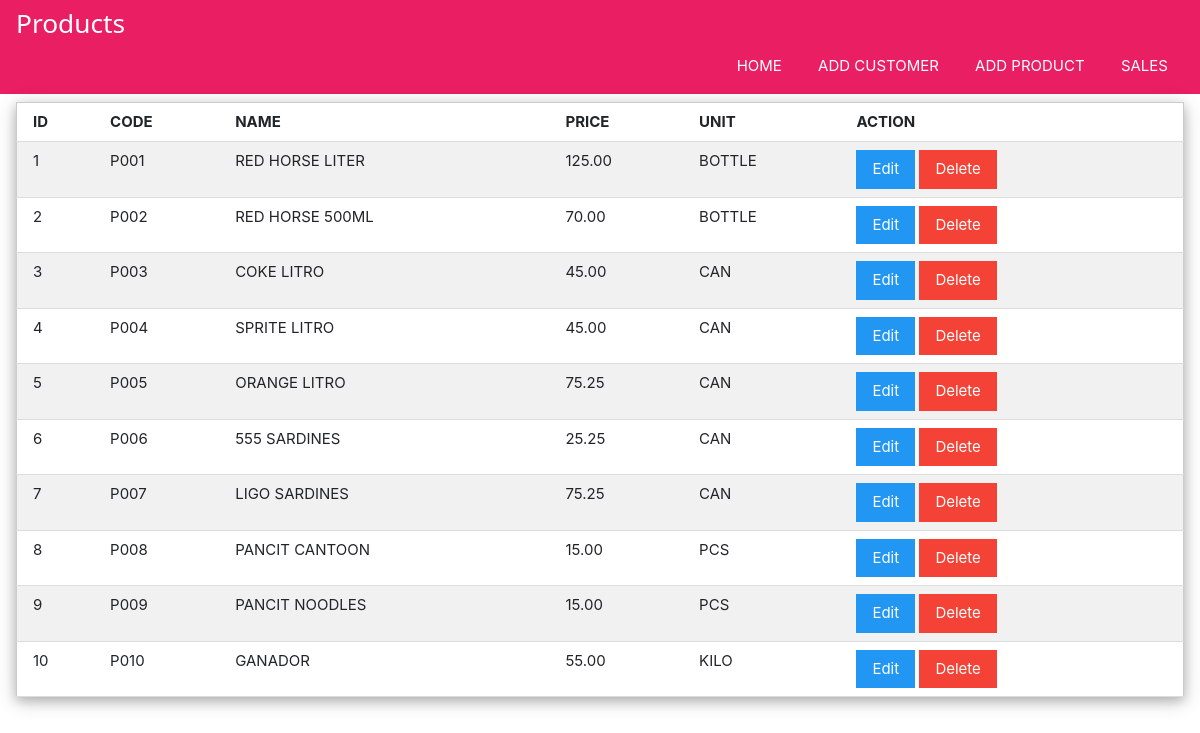
The page / on the database its author committed.
### tables this page shows
CREATE TABLE IF NOT EXISTS products (
    product_id INT AUTO_INCREMENT PRIMARY KEY,
    product_code VARCHAR(50) NOT NULL,
    product_name VARCHAR(100) NOT NULL,
    product_price DECIMAL(10, 2) NOT NULL,
    product_unit VARCHAR(20) NOT NULL
);

### dbhelper.php (called while the page is built, shortened)
<?php
function dbconnect() {
    try {
        $conn = new PDO("mysql:host=localhost;dbname=sales_db", "root", "");
        $conn->setAttribute(PDO::ATTR_ERRMODE, PDO::ERRMODE_EXCEPTION);
        return $conn;
    } catch (PDOException $e) {
        echo "Connection failed: " . $e->getMessage();
    }
}
function getprocess($sql) {
    $db = dbconnect();
    $rows = $db->query($sql);
    return $rows;
}
function getall_records($table) {
    $sql = "SELECT * FROM `$table`";
    return getprocess($sql);
}

### index.php (the view, shortened to what this page needs)
<?php
	include('dbhelper.php');
?>
<!DOCTYPE html>
<html>
	<head>
		<link rel="stylesheet" href="css/w3.css">
		<link rel="stylesheet" href="css/bootstrap.min.css">
	</head>
	<body>
		<div class="w3-bar w3-container w3-padding w3-pink">
			<h3>Products</h3>
			<div class="w3-right">
				<a href="index.php" class='w3-button'>HOME</a>
				<a href="addcustomer.php" class='w3-button'>ADD CUSTOMER</a>
				<a href="addproduct.php" class='w3-button'>ADD PRODUCT</a>
				<a href="sales.php" class='w3-button'>SALES</a>
			</div>
		</div>
		<div class="w3-container w3-padding">
			<?php
				$products = getall_records('products');
				echo "<table class='w3-table-all w3-card-4 w3-animate-top'>";
				echo "<tr>";
					echo "<th>ID</th>";
					echo "<th>CODE</th>";
					echo "<th>NAME</th>";
					echo "<th>PRICE</th>";
					echo "<th>UNIT</th>";
					echo "<th>ACTION</th>";
				echo "</tr>";
				foreach($products as $product){
					echo "<tr>";
						echo "<td>".$product['product_id']."</td>";
						echo "<td>".strtoupper($product['product_code'])."</td>";
						echo "<td>".strtoupper($product['product_name'])."</td>";
						echo "<td>".number_format($product['product_price'],2)."</td>";
						echo "<td>".strtoupper($product['product_unit'])."</td>";
						echo "<td>";
							echo "<a href='editproduct.php?id=".$product['product_id']."' class='w3-button w3-blue'>Edit</a> ";
							echo "<a href='deleteproduct.php?id=".$product['product_id']."' class='w3-button w3-red' onclick='return confirm(\"Are you sure you want to delete this product?\");'>Delete</a>";
						echo "</td>";
					echo "</tr>";
				}
				echo "</table>";
			?>
		</div>
	</body>
</html>

### css/w3.css (style rules this page uses)
html { box-sizing:border-box }
*,*:before,*:after { box-sizing:inherit }
html { -ms-text-size-adjust:100%;-webkit-text-size-adjust:100% }
body { margin:0 }
a { background-color:transparent }
html,body { font-family:Verdana,sans-serif;font-size:15px;line-height:1.5 }
html { overflow-x:hidden }
h3 { font-size:24px }
h1,h2,h3,h4,h5,h6 { font-family:"Segoe UI",Arial,sans-serif;font-weight:400;margin:10px 0 }
a { color:inherit }
.w3-table,.w3-table-all { border-collapse:collapse;border-spacing:0;width:100%;display:table }
.w3-table-all { border:1px solid #ccc }
.w3-bordered tr,.w3-table-all tr { border-bottom:1px solid #ddd }
.w3-table-all tr:nth-child(odd) { background-color:#fff }
.w3-table-all tr:nth-child(even) { background-color:#f1f1f1 }
.w3-table td,.w3-table th,.w3-table-all td,.w3-table-all th { padding:8px 8px;display:table-cell;text-align:left;vertical-align:top }
.w3-table th:first-child,.w3-table td:first-child,.w3-table-all th:first-child,.w3-table-all td:first-child { padding-left:16px }
.w3-btn,.w3-button { border:none;display:inline-block;padding:8px 16px;vertical-align:middle;overflow:hidden;text-decoration:none;color:inherit;background-color:inherit;text-align:center;cursor:pointer;white-space:nowrap }
.w3-btn,.w3-button { -webkit-touch-callout:none;-webkit-user-select:none;-khtml-user-select:none;-moz-user-select:none;-ms-user-select:none;user-select:none }
.w3-bar { width:100%;overflow:hidden }
.w3-bar .w3-button { white-space:normal }
.w3-container:after,.w3-container:before,.w3-panel:after,.w3-panel:before,.w3-row:after,.w3-row:before,.w3-row-padding:after,.w3-row-padding:before, .w3-cell-row:before,.w3-cell-row:after,.w3-clear:after,.w3-clear:before,.w3-bar:before,.w3-bar:after { content:"";display:table;clear:both }
.w3-container,.w3-panel { padding:0.01em 16px }
.w3-card-4,.w3-hover-shadow:hover { box-shadow:0 4px 10px 0 rgba(0,0,0,0.2),0 4px 20px 0 rgba(0,0,0,0.19) }
.w3-animate-top { position:relative;animation:animatetop 0.4s }
.w3-padding { padding:8px 16px!important }
.w3-right { float:right!important }
.w3-blue,.w3-hover-blue:hover { color:#fff!important;background-color:#2196F3!important }
.w3-pink,.w3-hover-pink:hover { color:#fff!important;background-color:#e91e63!important }
.w3-red,.w3-hover-red:hover { color:#fff!important;background-color:#f44336!important }

### rows shown on the page
products: product_id "1", product_code "P001", product_name "RED HORSE LITER", product_price "125.00", product_unit "BOTTLE"
products: product_id "2", product_code "P002", product_name "RED HORSE 500ML", product_price "70.00", product_unit "BOTTLE"
products: product_id "3", product_code "P003", product_name "COKE LITRO", product_price "45.00", product_unit "CAN"
products: product_id "4", product_code "P004", product_name "SPRITE LITRO", product_price "45.00", product_unit "CAN"
products: product_id "5", product_code "P005", product_name "ORANGE LITRO", product_price "75.25", product_unit "CAN"
products: product_id "6", product_code "P006", product_name "555 SARDINES", product_price "25.25", product_unit "CAN"
products: product_id "7", product_code "P007", product_name "LIGO SARDINES", product_price "75.25", product_unit "CAN"
products: product_id "8", product_code "P008", product_name "PANCIT CANTOON", product_price "15.00", product_unit "PCS"
products: product_id "9", product_code "P009", product_name "PANCIT NOODLES", product_price "15.00", product_unit "PCS"
products: product_id "10", product_code "P010", product_name "GANADOR", product_price "55.00", product_unit "KILO"
